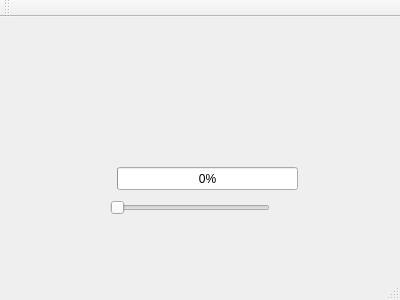
<?xml version="1.0" encoding="UTF-8"?>
<ui version="4.0">
 <class>ProgressSlider</class>
 <widget class="QMainWindow" name="ProgressSlider">
  <property name="geometry">
   <rect>
    <x>0</x>
    <y>0</y>
    <width>400</width>
    <height>300</height>
   </rect>
  </property>
  <property name="windowTitle">
   <string>ProgressSlider</string>
  </property>
  <widget class="QWidget" name="centralWidget">
   <widget class="QProgressBar" name="progressBar">
    <property name="geometry">
     <rect>
      <x>117</x>
      <y>150</y>
      <width>181</width>
      <height>23</height>
     </rect>
    </property>
    <property name="value">
     <number>0</number>
    </property>
   </widget>
   <widget class="QSlider" name="horizontalSlider">
    <property name="geometry">
     <rect>
      <x>110</x>
      <y>180</y>
      <width>160</width>
      <height>22</height>
     </rect>
    </property>
    <property name="orientation">
     <enum>Qt::Horizontal</enum>
    </property>
   </widget>
  </widget>
  <widget class="QMenuBar" name="menuBar">
   <property name="geometry">
    <rect>
     <x>0</x>
     <y>0</y>
     <width>400</width>
     <height>21</height>
    </rect>
   </property>
  </widget>
  <widget class="QToolBar" name="mainToolBar">
   <attribute name="toolBarArea">
    <enum>TopToolBarArea</enum>
   </attribute>
   <attribute name="toolBarBreak">
    <bool>false</bool>
   </attribute>
  </widget>
  <widget class="QStatusBar" name="statusBar"/>
 </widget>
 <layoutdefault spacing="6" margin="11"/>
 <resources/>
 <connections/>
</ui>
